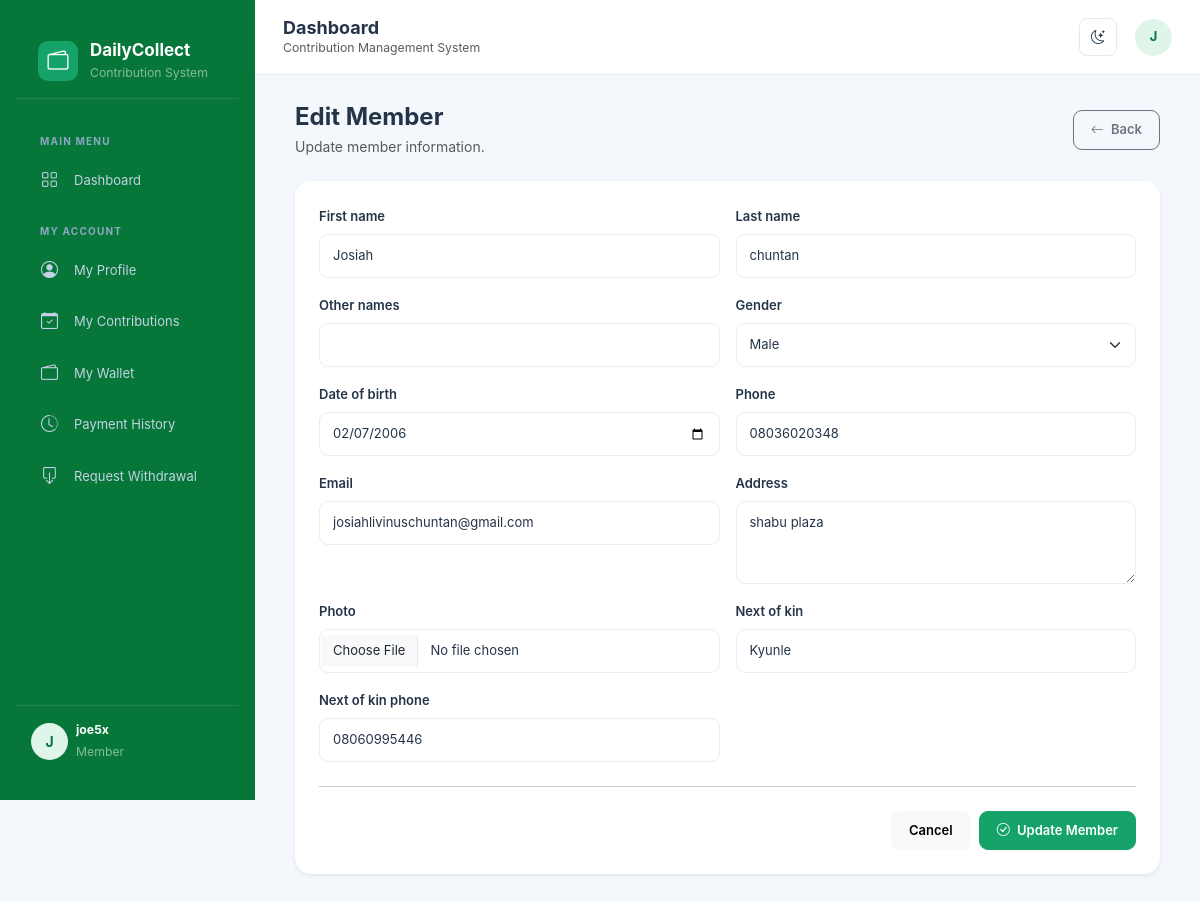
Page /members/1/edit/ (signed in) on the committed database.
### accounts/models.py (models this page shows, shortened)
class User(AbstractUser):
    class Role(models.TextChoices):
        ADMIN = 'ADMIN', 'Administrator'
        MANAGER = 'MANAGER', 'Manager'
        SUPERVISOR = 'SUPERVISOR', 'Supervisor'
        AGENT = 'AGENT', 'Collection Agent'
        ACCOUNTANT = 'ACCOUNTANT', 'Accountant'
        MEMBER = 'MEMBER', 'Member'
    email = models.EmailField(unique=True)
    phone = models.CharField(max_length=20, blank=True)
    role = models.CharField(
        max_length=20,
        choices=Role.choices,
        default=Role.MEMBER
    )
    is_active = models.BooleanField(default=True)
    created_at = models.DateTimeField(auto_now_add=True)
    updated_at = models.DateTimeField(auto_now=True)

### members/models.py (models this page shows, shortened)
class Member(models.Model):
    class Gender(models.TextChoices):
        MALE = 'MALE', 'Male'
        FEMALE = 'FEMALE', 'Female'
    class Status(models.TextChoices):
        PENDING = 'PENDING', 'Pending Approval'
        ACTIVE = 'ACTIVE', 'Active'
        SUSPENDED = 'SUSPENDED', 'Suspended'
        INACTIVE = 'INACTIVE', 'Inactive'
    member_no = models.CharField(
        max_length=20,
        unique=True,
        blank=True
    )
    first_name = models.CharField(max_length=100)
    last_name = models.CharField(max_length=100)
    other_names = models.CharField(max_length=100, blank=True)
    gender = models.CharField(
        max_length=10,
        choices=Gender.choices,
        blank=True
    )
    date_of_birth = models.DateField(null=True, blank=True)
    phone = models.CharField(max_length=20)
    email = models.EmailField(blank=True)
    address = models.TextField(blank=True)
    photo = models.ImageField(
        upload_to='members/',
        blank=True,
        null=True
    )
    next_of_kin = models.CharField(max_length=150, blank=True)
    next_of_kin_phone = models.CharField(max_length=20, blank=True)
    user = models.OneToOneField(
        settings.AUTH_USER_MODEL,
        on_delete=models.SET_NULL,
        null=True,
        blank=True,
        related_name='member_profile'
    )
    status = models.CharField(
        max_length=15,
        choices=Status.choices,
        default=Status.PENDING
    )
    joined_at = models.DateField(auto_now_add=True)
    created_by = models.ForeignKey(
        settings.AUTH_USER_MODEL,
        on_delete=models.SET_NULL,
        null=True,
        blank=True,
        related_name='registered_members'
    )
    created_at = models.DateTimeField(auto_now_add=True)
    updated_at = models.DateTimeField(auto_now=True)
    class Meta:
        ordering = ['-created_at']
        verbose_name = 'Member'
        verbose_name_plural = 'Members'

### members/views.py (the view)
# urls.py: path('<int:pk>/edit/', views.member_update, name='member_update'),
@login_required
@role_required(
    User.Role.ADMIN,
    User.Role.MANAGER,
    User.Role.SUPERVISOR
)
@login_required
@role_required(User.Role.ADMIN, User.Role.MANAGER)
def member_update(request, pk):
    member = get_object_or_404(Member, pk=pk)
    if request.method == 'POST':
        form = MemberForm(
            request.POST,
            request.FILES,
            instance=member
        )
        if form.is_valid():
            with transaction.atomic():
                form.save()
            messages.success(
                request,
                f'{member.full_name} updated successfully.'
            )
            return redirect('members:member_detail', pk=member.pk)
    else:
        form = MemberForm(instance=member)
    return render(request, 'members/member_form.html', {
        'form': form,
        'member': member,
        'page_title': 'Edit Member'
    })

### templates/members/member_form.html (shortened to what this page needs)
{% extends 'base.html' %}
{% block content %}
<div class="container-fluid">
    <div class="d-flex justify-content-between align-items-center mb-4">
        <div>
            <h4 class="fw-bold mb-1">{{ page_title }}</h4>
            <p class="text-muted mb-0">
                {% if member %}
                    Update member information.
                {% else %}
                    Register a new member.
                {% endif %}
            </p>
        </div>
        <a href="{% url 'members:member_list' %}"
           class="btn btn-outline-secondary">
            <i class="bi bi-arrow-left me-1"></i> Back
        </a>
    </div>
    <div class="card border-0 shadow-sm">
        <div class="card-body p-4">
            <form method="POST" enctype="multipart/form-data">
                <div class="row g-3">
                    {% for field in form %}
                        <div class="col-md-6">
                            <label class="form-label fw-semibold">
                                {{ field.label }}
                            </label>
                            {{ field }}
                        </div>
                    {% endfor %}
                </div>
                <hr class="my-4">
                <div class="d-flex justify-content-end gap-2">
                    <a href="{% url 'members:member_list' %}"
                       class="btn btn-light">
                        Cancel
                    </a>
                    <button type="submit" class="btn btn-success">
                        <i class="bi bi-check-circle me-1"></i>
                        {% if member %}Update Member{% else %}Register Member{% endif %}
                    </button>
                </div>
            </form>
        </div>
    </div>
</div>
{% endblock %}

### templates/base.html (shortened to what this page needs)
{% load static %}
<!DOCTYPE html>
<html lang="en" data-bs-theme="light">
<head>
    <link href="https://cdn.jsdelivr.net/npm/bootstrap@5.3.3/dist/css/bootstrap.min.css" rel="stylesheet">
    <link href="https://cdn.jsdelivr.net/npm/bootstrap-icons@1.11.3/font/bootstrap-icons.css" rel="stylesheet">
    <link rel="stylesheet"
      href="{% static 'css/style.css' %}">
</head>
<body>
{% if request.user.is_authenticated %}
<aside class="sidebar" id="sidebar">
    <div class="brand">
        <div class="brand-icon">
            <i class="bi bi-wallet2 text-white"></i>
        </div>
        <div>
            <h5 class="brand-name">DailyCollect</h5>
            <small class="text-white-50">Contribution System</small>
        </div>
    </div>
<div class="sidebar-menu">
    <div class="menu-label">Main Menu</div>
    <a href="{% url 'dashboard' %}" class="sidebar-link">
        <i class="bi bi-grid"></i> Dashboard
    </a>
    {% if request.user.role == 'ADMIN' %}
        <div class="menu-label">Administration</div>
        <a href="{% url 'agents:agent_create' %}" class="sidebar-link">
            <i class="bi bi-person-plus"></i> Register Agent
        </a>
        <a href="{% url 'accounts:user_list' %}" class="sidebar-link">
            <i class="bi bi-people"></i> User Management
        </a>
        <a href="{% url 'agents:agent_list' %}" class="sidebar-link">
            <i class="bi bi-people"></i> Agent Management
        </a>
        <a href="{% url 'members:member_list' %}" class="sidebar-link">
            <i class="bi bi-person-vcard"></i> Members
        </a>
        <a href="#" class="sidebar-link">
            <i class="bi bi-person-badge"></i> Collection Agents
        </a>
        <div class="menu-label">Contribution Management</div>
        <a href="{% url 'contributions:plan_list' %}" class="sidebar-link">
            <i class="bi bi-calendar-check"></i> Contribution Plans
        </a>
        <a href="{% url 'contributions:enrollment_list' %}"
            class="sidebar-link">
            <i class="bi bi-person-check"></i>Member Enrolments
        </a>
        <a href="{% url 'collections:collection_list' %}" class="sidebar-link">
            <i class="bi bi-cash-stack"></i> Daily Collections
        </a>
        <a href="#" class="sidebar-link">
            <i class="bi bi-wallet"></i> Member Wallets
        </a>
        <a href="#" class="sidebar-link">
            <i class="bi bi-box-arrow-down"></i> Withdrawals
        </a>
        <a href="{% url 'wallets:wallet_list' %}" class="nav-link">
            <i class="bi bi-wallet2"></i>Wallet Management
        </a>
        <div class="menu-label">Finance & Reports</div>
        <a href="#" class="sidebar-link">
            <i class="bi bi-arrow-left-right"></i> Transactions
        </a>
        <a href="#" class="sidebar-link">
            <i class="bi bi-receipt"></i> Expenses
        </a>
        <a href="#" class="sidebar-link">
            <i class="bi bi-graph-up-arrow"></i> Reports
        </a>
        <div class="menu-label">System</div>
        <a href="{% url 'accounts:change_password' %}" class="sidebar-link">
            <i class="bi bi-shield-lock"></i> Change Password
        </a>
    {% elif request.user.role == 'MEMBER' %}
        <div class="menu-label">My Account</div>
        <a href="{% url 'accounts:profile' %}" class="sidebar-link">
            <i class="bi bi-person-circle"></i> My Profile
        </a>
        <a href="#" class="sidebar-link">
            <i class="bi bi-calendar-check"></i> My Contributions
        </a>
        <a href="#" class="sidebar-link">
            <i class="bi bi-wallet2"></i> My Wallet
        </a>
        <a href="#" class="sidebar-link">
            <i class="bi bi-clock-history"></i> Payment History
        </a>
        <a href="#" class="sidebar-link">
            <i class="bi bi-box-arrow-down"></i> Request Withdrawal
        </a>
    {% endif %}
</div>
    <div class="sidebar-footer">
        <div class="d-flex align-items-center gap-2">
            <div class="user-avatar">
                {{ request.user.username|first|upper }}
            </div>
            <div class="flex-grow-1 overflow-hidden">
                <div class="text-white small fw-bold text-truncate">
                    {{ request.user.get_full_name|default:request.user.username }}
                </div>
                <small class="text-white-50">
                    {{ request.user.get_role_display }}
                </small>
            </div>
        </div>
    </div>
</aside>
<div class="main-wrapper">
    <header class="topbar">
        <div class="d-flex align-items-center gap-3">
            <div>
                <h5 class="topbar-title">
                    {% block page_title %}Dashboard{% endblock %}
                </h5>
                <small class="text-muted d-none d-sm-block">
                    Contribution Management System
                </small>
            </div>
        </div>
        <div class="topbar-actions">
            <button class="icon-btn" id="themeToggle"
                    title="Toggle theme">
                <i class="bi bi-moon-stars" id="themeIcon"></i>
            </button>
            <div class="dropdown">
                <button class="btn p-0 border-0"
                        data-bs-toggle="dropdown">
                    <div class="user-avatar">
                        {{ request.user.username|first|upper }}
                    </div>
                </button>
            </div>
        </div>
    </header>
    <main class="page-content">
        {% block content %}
        {% endblock %}
    </main>
</div>
{% else %}
    {% block auth_content %}{% endblock %}
{% endif %}
</body>
</html>

### static/css/style.css (style rules this page uses)
:root { --primary: #102a43; --primary-light: #1d456b; --accent: #10b981; --accent-hover: #059669; --background: #f4f7fb; --surface: #ffffff; --text: #243447; --muted: #8492a6; --border: #e8edf3; --danger: #ef4444; --warning: #f59e0b; --info: #3b82f6; --sidebar-width: 260px; --topbar-height: 75px; --shadow-sm: 0 2px 8px rgba(16, 42, 67, .04); --shadow-md: 0 8px 25px rgba(16, 42, 67, .07); --radius: 16px; }
* { box-sizing: border-box; }
body { background: var(--background); color: var(--text); font-family: 'Inter', 'Segoe UI', sans-serif; font-size: 14px; transition: background .3s, color .3s; }
a { text-decoration: none; }
h1, h2, h3, h4, h5, h6 { color: var(--text); font-weight: 700; }
.sidebar { width: var(--sidebar-width); background: var(--primary); color: #fff; position: fixed; top: 0; left: 0; bottom: 0; z-index: 1040; padding: 24px 16px; overflow-y: auto; transition: transform .3s ease; }
.topbar { height: var(--topbar-height); background: var(--surface); border-bottom: 1px solid var(--border); display: flex; align-items: center; justify-content: space-between; padding: 0 30px; position: sticky; top: 0; z-index: 1020; }
.topbar-title { font-size: 19px; font-weight: 750; margin: 0; }
.page-content { padding: 30px; }
.card { background: var(--surface); border: 1px solid var(--border); border-radius: var(--radius); box-shadow: var(--shadow-sm); color: var(--text); }
.card-body { padding: 22px; }
.btn { border-radius: 9px; padding: 9px 17px; font-weight: 600; font-size: 13px; transition: .2s; }
.btn-success { background: var(--accent); border-color: var(--accent); }
.form-label { font-weight: 650; color: var(--text); font-size: 13px; margin-bottom: 8px; }
.form-control, .form-select { background-color: var(--surface); color: var(--text); border: 1px solid var(--border); border-radius: 9px; padding: 11px 13px; font-size: 13px; }
:root { --sidebar-width: 255px; --primary: #055fc6; --accent: #16a36a; --body-bg: #f4f7fb; --card-bg: #ffffff; --text-main: #24364b; --border-color: #e5eaf0; --sidebar-bg: #067739; }
body { background: var(--body-bg); color: var(--text-main); font-family: Inter, "Segoe UI", sans-serif; min-height: 100vh; transition: background .2s ease, color .2s ease; }
.sidebar { width: var(--sidebar-width); height: 100vh; position: fixed; top: 0; left: 0; background: var(--sidebar-bg); color: white; z-index: 1040; display: flex; flex-direction: column; transition: transform .3s ease; }
.brand { height: 75px; display: flex; align-items: center; padding: 0 22px; gap: 12px; border-bottom: 1px solid rgba(255,255,255,.1); }
.brand-icon { width: 40px; height: 40px; background: var(--accent); border-radius: 10px; display: flex; align-items: center; justify-content: center; font-size: 21px; }
.brand-name { font-size: 17px; font-weight: 750; color: white; margin: 0; }
.sidebar-menu { padding: 20px 12px; overflow-y: auto; flex: 1; }
.menu-label { font-size: 10px; color: #8da7c5; font-weight: 700; letter-spacing: 1.2px; padding: 15px 12px 8px; text-transform: uppercase; }
.sidebar-link { display: flex; align-items: center; gap: 12px; padding: 11px 13px; margin-bottom: 4px; border-radius: 7px; color: #c3d2e4; text-decoration: none; font-size: 13px; transition: .2s; }
.sidebar-link i { font-size: 17px; width: 21px; }
.sidebar-footer { padding: 15px; border-top: 1px solid rgba(255,255,255,.1); }
.main-wrapper { margin-left: var(--sidebar-width); min-height: 100vh; }
.topbar { height: 75px; background: var(--card-bg); border-bottom: 1px solid var(--border-color); display: flex; align-items: center; justify-content: space-between; padding: 0 28px; position: sticky; top: 0; z-index: 1020; }
.topbar-title { font-size: 18px; font-weight: 700; margin: 0; }
.topbar-actions { display: flex; align-items: center; gap: 18px; }
.icon-btn { width: 38px; height: 38px; border: 1px solid var(--border-color); background: var(--card-bg); color: var(--text-main); border-radius: 8px; display: flex; align-items: center; justify-content: center; }
.user-avatar { width: 37px; height: 37px; border-radius: 50%; background: #dff5e9; color: #087443; display: flex; justify-content: center; align-items: center; font-weight: 700; }
.page-content { padding: 28px; }
.card { background: var(--card-bg); border-color: var(--border-color); color: var(--text-main); }

### rows in the picture
User: user.username|first "J", user.get_full_name "joe5x", user.role "Member"
Member: form "Josiah" "chuntan" "Male" "02/07/2006" "08036020348" "josiahlivinuschuntan@gmail.com" "shabu plaza" "Kyunle" "08060995446"

### other values in the picture
{{ page_title }} "Edit Member"
{{ field.label }} "First name" "Last name" "Other names" "Gender" "Date of birth" "Phone" "Email" "Address" "Photo" "Next of kin" "Next of kin phone"
